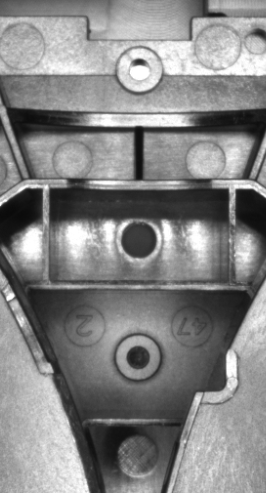
#> input picture opencv-python/pic/3-sub.png, 266 x 493 px
$ python '4.11傅里叶变换.py'
#> lines starting #> are read from the running program, lines starting #| are printed output that depends on the picture
import cv2 as cv
import numpy as np
import math
from matplotlib import pyplot as plt
import time

#本部分内容：（还是没理解深）
# 快速傅里叶变换FFT
# opencv傅里叶变换及应用
# 傅里叶变换性能优化--针对图像尺寸 cv.getOptimalDFTSize() cv.copyMakeBorder

def create_gauss_kernel(size, sigma):
    kernel = np.zeros((size, size))
    center = size // 2 #中心
    sigma2 = 2*sigma**2

    for i in range(size):
        for j in range(size):
            x = i - center
            y = j - center
            kernel[i, j] = np.exp(-(x**2+y**2)/sigma2)
    kernel = kernel/(2*np.pi*sigma**2) #最后做了除法
    sumval = np.sum(kernel) #总和为1的计算量
    kernel = kernel/sumval
    return kernel

#图像x,y,灰度可以在三维空间中描述为一个曲面，【傅里叶变换】就是找到一堆sin型曲面，这个sin型曲面包含了幅值、相位、频率和方向，图像中opencv-dft后得到的即是各个中sin型曲面的信息（用复数描述，实部+i虚部）
#在FFT或DFT后的频谱图像中，点到中心的距离是频率，点的值是幅值，幅值需根据opencv返回的值单独计算，因为DFT返回的是复数。复数的幅值，实部和虚部平方和开方
#【结论】离中心点近的点频率越低，越亮表示幅值越大，可以这样考虑：低频表示变化比较低的点，如背景，低频在图像中比较多，导致中心位置一般幅值高所以很亮。
#参考https://zhuanlan.zhihu.com/p/99605178，讲的非常明白
#https://blog.csdn.net/yukinoai/article/details/88362051, 实践

# 【傅里叶变换】
img = cv.imread('./pic/3-sub.png',0)
#> img is the input picture: shape (493, 266); min 10, max 255, mean 132
#img = cv.imread('../opencv-cpp/pic/wudian.png',0)
dft = cv.dft(np.float32(img),flags = cv.DFT_COMPLEX_OUTPUT) #返回双通道，一个通道是实部，一个通道是虚部
dft_shift = np.fft.fftshift(dft) #中心化
magnitude_spectrum = 20*np.log(cv.magnitude(dft_shift[:,:,0],dft_shift[:,:,1])) #cv.magnitude计算复数的幅值，实部和虚部平方和开方。为了显示进行进行对数变换
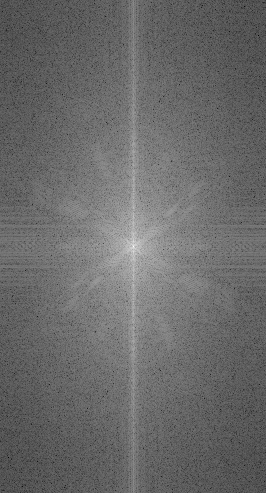
#> magnitude_spectrum: shape (493, 266) float32; min 2.63, max 333.3, mean 140.5; drawn with min black and max white
plt.subplot(141),plt.imshow(img, cmap = 'gray'),plt.title('img')
plt.subplot(142),plt.imshow(magnitude_spectrum, cmap = 'gray'),plt.title('magnitude_spectrum')
cv.imwrite('./magnitude_spectrum.bmp', magnitude_spectrum)
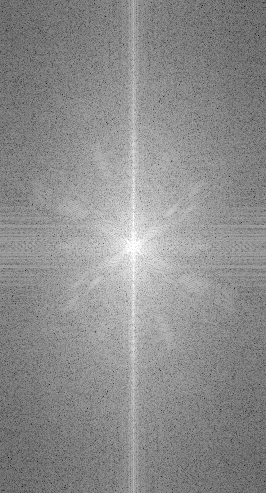
#> saved as magnitude_spectrum.bmp: shape (493, 266); min 3, max 255, mean 140.5

rect_w = 60 #矩形一半的长度
#【频率图像滤波-低通滤波】--模糊图像
rows, cols = img.shape
#> rows = 493; cols = 266
crow,ccol = int(rows/2) , int(cols/2)
#> crow = 246; ccol = 133
mask = np.zeros((rows,cols,2),np.uint8)# 首先创建一个掩码，
mask[(crow-rect_w):(crow+rect_w), (ccol-rect_w):(ccol+rect_w)] = 1#中心正方形区域为1，其余全为零
fshift = dft_shift*mask #相乘后只保留中心正方形的数值，即低频部分
f_ishift = np.fft.ifftshift(fshift) #去中心化
img_back = cv.idft(f_ishift) #反变换
img_back = cv.magnitude(img_back[:,:,0],img_back[:,:,1]) #计算幅值作为像素值
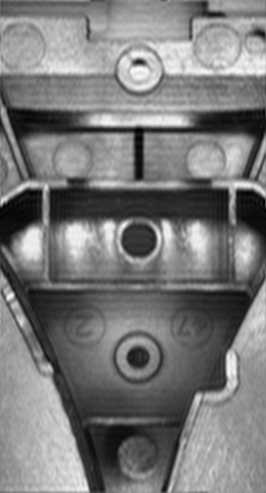
#> img_back: shape (493, 266) float32; min 161085.9, max 36137132, mean 17309068; drawn with min black and max white
plt.subplot(143),plt.imshow(img_back, cmap = 'gray'),plt.title('img_back')
img_back = img_back/img_back.max()*255
cv.imwrite('./img_back.bmp', img_back)

#【频率图像滤波-高通滤波】--删除低频信息，保留边缘信息，采用高通滤波器【拉普拉斯】
# 方形框会出现“振铃”效应，应该采用高斯框，这里没再实验了 TODO
mask = np.ones((rows,cols,2),np.uint8)# 首先创建一个掩码，
mask[(crow-rect_w):(crow+rect_w), (ccol-rect_w):(ccol+rect_w)] = 0#中心正方形区域为0，其余全为1
fshift = dft_shift*mask
f_ishift = np.fft.ifftshift(fshift) #去中心化
img_back = cv.idft(f_ishift) #反变换
img_back = cv.magnitude(img_back[:,:,0],img_back[:,:,1]) #计算幅值作为像素值
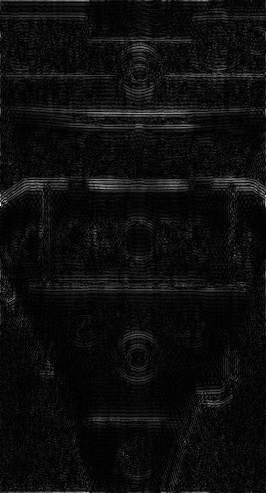
#> img_back: shape (493, 266) float32; min 1566.3, max 13604291, mean 739018.6; drawn with min black and max white
plt.subplot(144),plt.imshow(img_back, cmap = 'gray'),plt.title('img_back_low')
plt.show()
img_back = img_back/img_back.max()*255
cv.imwrite('./img_back_low.bmp', img_back)

# [22 lines of commented-out code are left out]

cv.waitKey(0)
cv.destroyAllWindows()

$ run again, with opencv-python/pic/capture.png copied over opencv-python/pic/3-sub.png
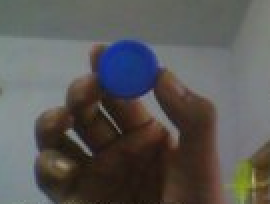
#> input picture opencv-python/pic/capture.png, 135 x 102 px (shown 2 times larger)
#> `magnitude_spectrum = 20*np.log(cv.magnitude(dft_shift[:,:,0],dft_shift..`:
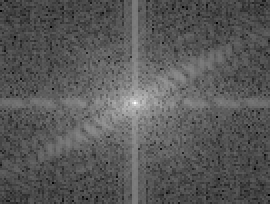
#> magnitude_spectrum: shape (102, 135) float32 (shown 2 times larger); min 27.89, max 280.5, mean 115.6; drawn with min black and max white
#> `img_back = img_back/img_back.max()*255`:
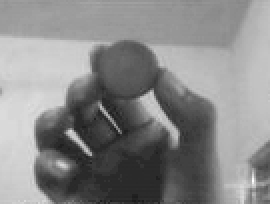
#> img_back: shape (102, 135) float32 (shown 2 times larger); min 26.92, max 255, mean 136.6
